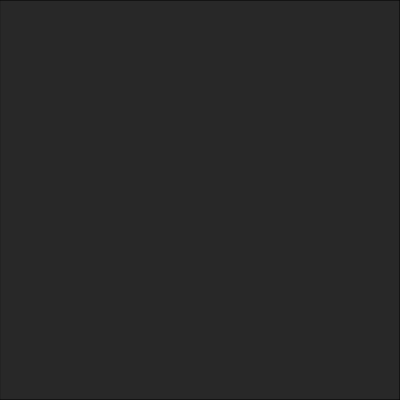
Frame 1 (no input)
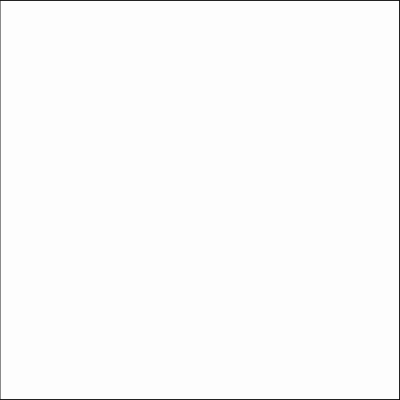
Frame 60 (no input)
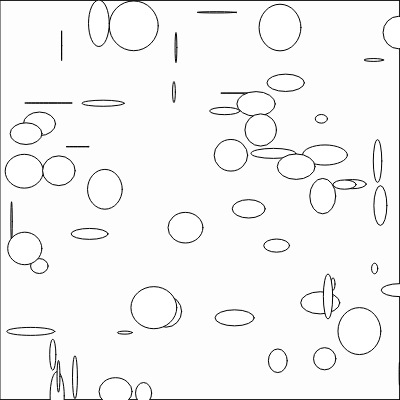
Frame 120 (the mouse pressed at the canvas centre since frame 60)

The p5.js sketch that drew these frames (run headless with seeded random() and noise() and a simulated clock; from frame 60 on, the mouse is pressed at the canvas centre):

// p5.js sketch
// ── sketch.js
function setup() {
  createCanvas(400, 400);
  //frameRate(1);
  background(0);
}

function draw() {
  
  //detectar click izquierdo
  if(mouseIsPressed) {
    fill(255);
    ellipse(
    random(width),
    random(height),
    random(50),
    random(50)
          );
    //en caso de no cumplir condicion
  } else{
    fill(255, 40);
    rect(0, 0, width, height)
  }
    
  //console.log(frameCount);
  
  //puede o no que pase
  //if (frameCount%2==1) {
  // ellipse (width/2, height/2, 50, 50) 
  //} else{
  //  rect (width/2, height/2, 50, 50) 
  //}
  
  //idea para jugar
  //crear un circulo blanco, 50 de transparencia
  //posicionar en el centro
  //movimiento aleatorio
  //si se mueve derecha aumenta de tamaño el circulo
  //si se mueve izquierda disminuye de tamaño
  //si se mueve arriba +10 transparencia
  //si se mueve abajo -10 transparencia
}
